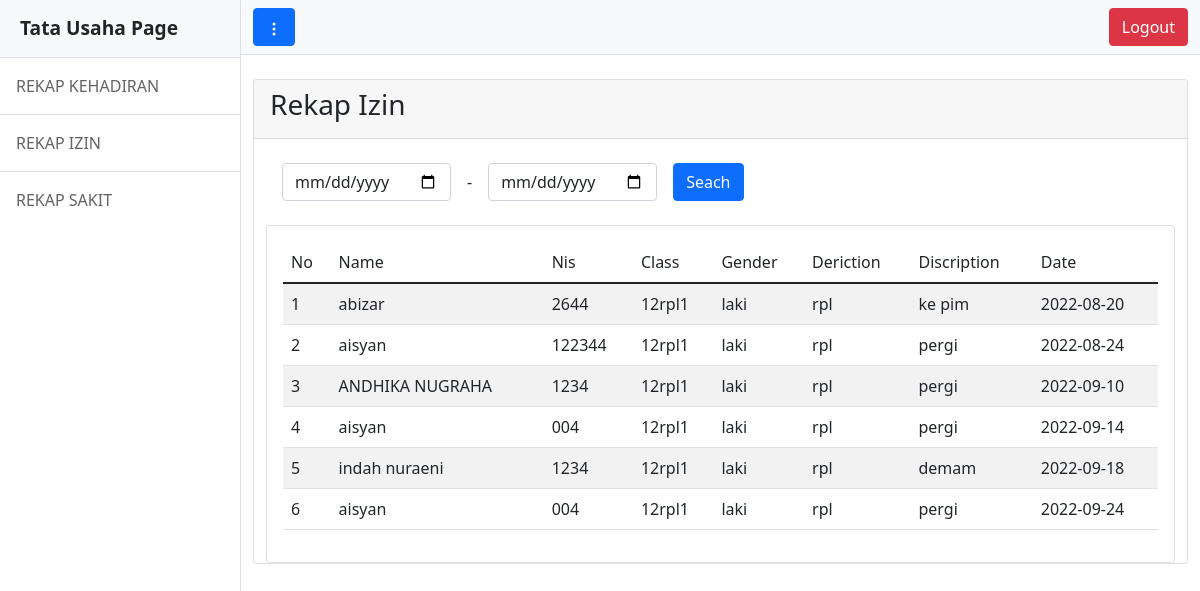
Page /tu/halaman_tu.php?p=izin (signed in) on the earlier database version.
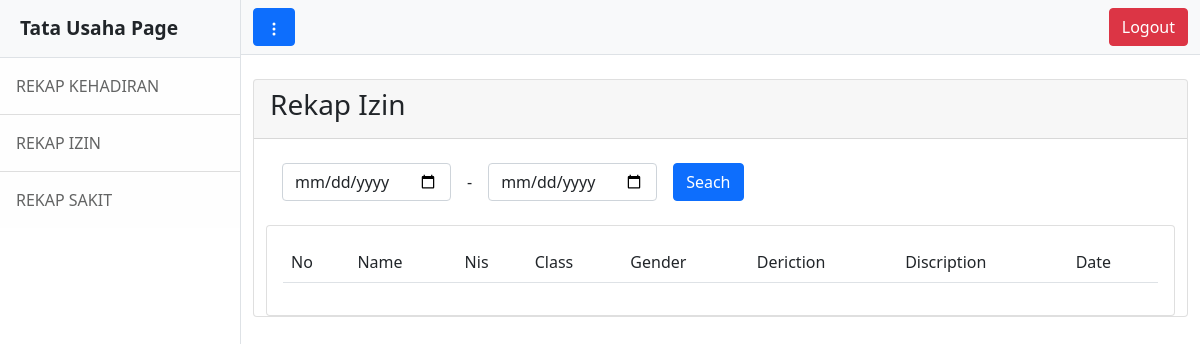
Same page on the later database version.
### tables this page shows
CREATE TABLE `izin` (
  `id` int(20) NOT NULL,
  `nama` varchar(255) NOT NULL,
  `nis` varchar(255) NOT NULL,
  `kelas` varchar(255) NOT NULL,
  `jenis_kelamin` varchar(255) NOT NULL,
  `jurusan` varchar(200) NOT NULL,
  `keterangan` varchar(255) NOT NULL,
  `tgl_input` varchar(35) NOT NULL
);

### tu/rekap-izin.php (the view, shortened to what this page needs)
<?php
include "connect.php";
?>
<!DOCTYPE html>
<html lang="en">
<head>
    <link rel="stylesheet" type="text/css" href="css/css/bootstrap.min.css" />
</head>
<body>
    <br>
    <div class="card">
        <div class="card-header d-flex align-items-center">
            <h3>Rekap Izin</h3>
        </div>
        <div class="container mt-4">
            <form action="" method="get">
                <div class="row g-3 align-items-center">
                    <div class="col-auto">
                    </div>
                    <div class="col-auto">
                        <input type="date" class="form-control" name="dari" required>
                    </div>
                    <div class="col-auto">
                        -
                    </div>
                    <div class="col-auto">
                        <input type="date" class="form-control" name="ke" required>
                    </div>
                    <div class="col-auto">
                        <button class="btn btn-primary" type="submit">Seach</button>
                    </div>
                </div>
            </form>
            <br>
            <div class="card">
                <div class="card-body">
                    <table class="table table-striped">
                        <thead>
                            <tr>
                                <td>No</td>
                                <td>Name</td>
                                <td>Nis</td>
                                <td>Class</td>
                                <td>Gender</td>
                                <td>Deriction</td>
                                <td>Discription</td>
                                <td>Date</td>
                            </tr>
                        </thead>
                        <?php
                        if (isset($_GET['dari']) && isset($_GET['ke'])) {
                            $data = mysqli_query($conn, "SELECT * FROM izin WHERE tgl_input BETWEEN '" . $_GET['dari'] . "' and '" . $_GET['ke'] . "'");
                        } else {
                            $data = mysqli_query($conn, "select * from izin");
                        }
                        $no = 1;
                        while ($row = mysqli_fetch_array($data)) {
                        ?>
                            <tr>
                                <td><?= $no++; ?></td>
                                <td><?= $row['nama']; ?></td>
                                <td><?= $row['nis']; ?></td>
                                <td><?= $row['kelas']; ?></td>
                                <td><?= $row['jenis_kelamin']; ?></td>
                                <td><?= $row['jurusan']; ?></td>
                                <td><?= $row['keterangan']; ?></td>
                                <td><?= $row['tgl_input']; ?></td>
                            </tr>
                        <?php } ?>
                    </table>
                </div>
            </div>
        </div>
    </div>
</body>
</html>

Differences in the rows shown:
removed izin: nama "abizar", nis "2644", kelas "12rpl1", jenis_kelamin "laki", jurusan "rpl", keterangan "ke pim", tgl_input "2022-08-20"
removed izin: nama "aisyan", nis "122344", kelas "12rpl1", jenis_kelamin "laki", jurusan "rpl", keterangan "pergi", tgl_input "2022-08-24"
removed izin: nama "ANDHIKA NUGRAHA", nis "1234", kelas "12rpl1", jenis_kelamin "laki", jurusan "rpl", keterangan "pergi", tgl_input "2022-09-10"
removed izin: nama "aisyan", nis "004", kelas "12rpl1", jenis_kelamin "laki", jurusan "rpl", keterangan "pergi", tgl_input "2022-09-14"
removed izin: nama "indah nuraeni", nis "1234", kelas "12rpl1", jenis_kelamin "laki", jurusan "rpl", keterangan "demam", tgl_input "2022-09-18"
removed izin: nama "aisyan", nis "004", kelas "12rpl1", jenis_kelamin "laki", jurusan "rpl", keterangan "pergi", tgl_input "2022-09-24"
